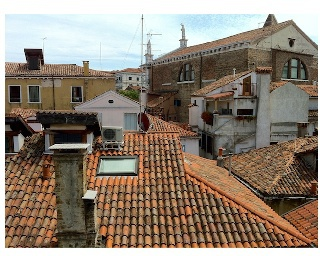
%> input picture DIP Task 7/roofs1.jpg, 320 x 256 px
$ octave sift_detector.m   (GNU Octave 9; MATLAB toolbox functions it lacks are replaced by stand-ins)
%> lines starting %> are read from the running program, lines starting %| are printed output that depends on the picture
clear all; clc;
I1 = imread('roofs1.jpg') ;
%> I1 is the input picture: size 256x320x3 uint8; mean R, G, B 140.8, 128.1, 114.7
%imshow(Ia) ;

I2 = imread('roofs2.jpg') ;
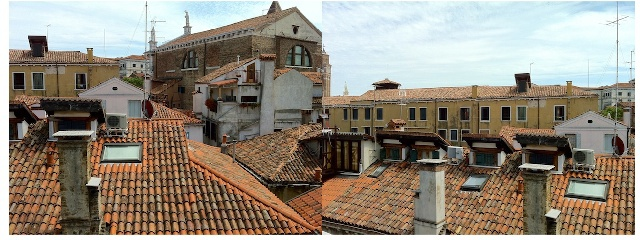
%> input picture DIP Task 7/roofs2.jpg, 640 x 240 px
%> I2 is the input picture: size 240x640x3 uint8; mean R, G, B 145.8, 137.1, 124.3
%imshow(Ib) ;

Ia = single(rgb2gray(I1));
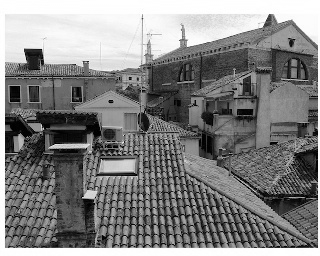
%> Ia: size 256x320 single; min 0, max 255, mean 130.4
Ib = single(rgb2gray(I2));
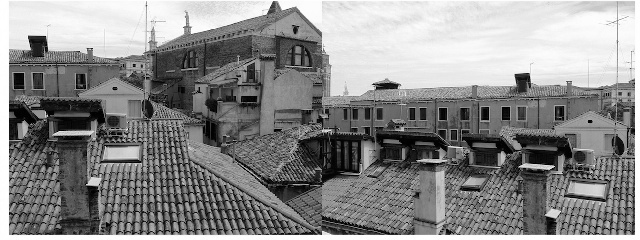
%> Ib: size 240x640 single; min 0, max 255, mean 138.3

% [11 lines of commented-out code are left out]
%> (the run ends here)
